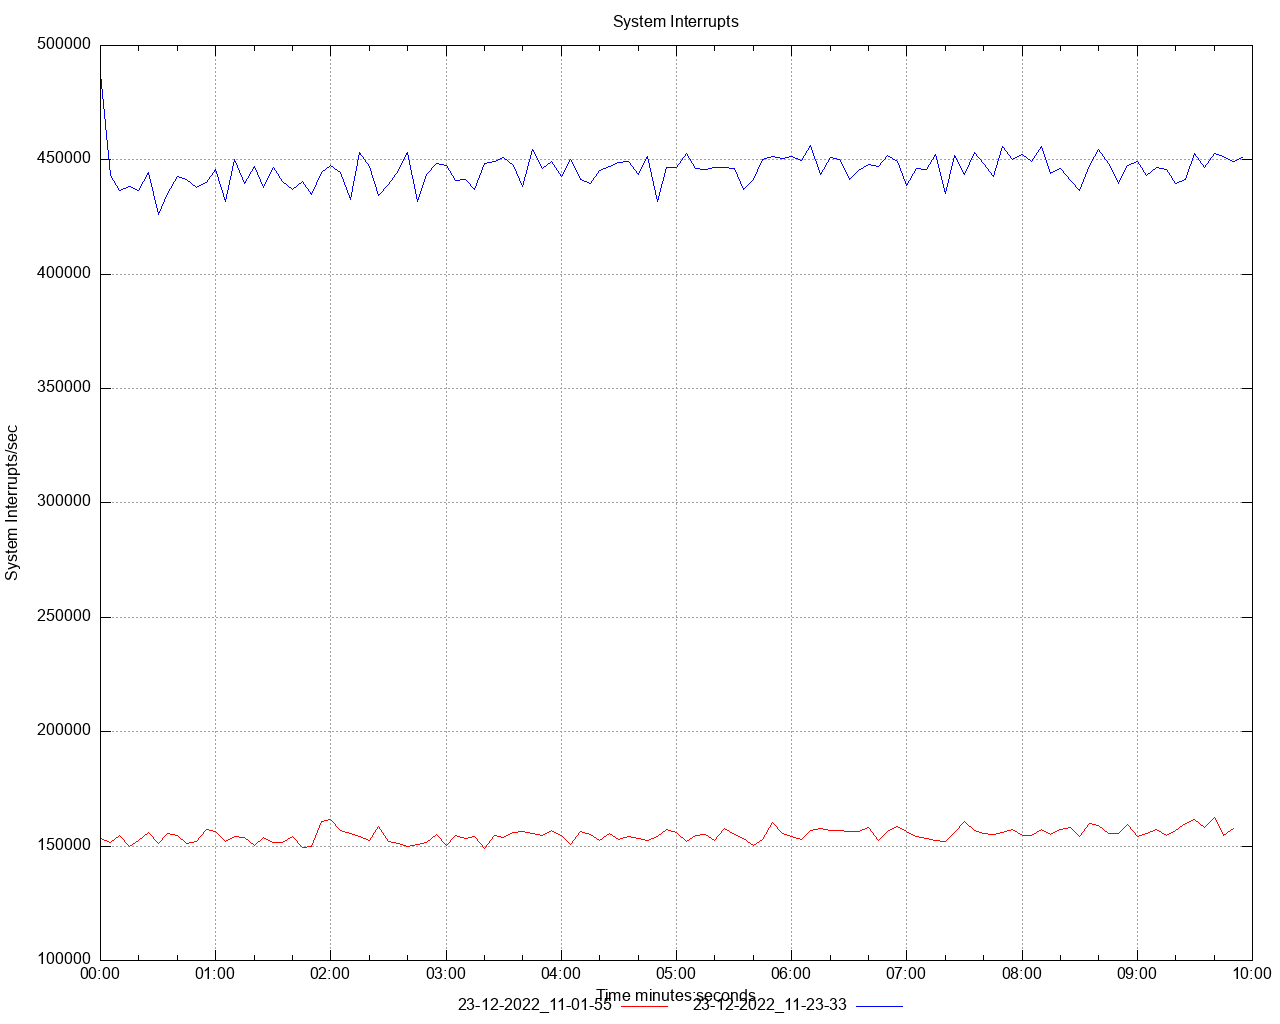

The script that saved this image:
set title 'System Interrupts' noenhanced
set style data lines
set datafile separator ","
set terminal png size 1280,1024
set grid
set key below
set xdata time
set timefmt "%s"
offset = 0
t0(x)=(offset=($0==0) ? x : offset, x - offset)
set xlabel 'Time minutes:seconds'
set ylabel 'System Interrupts/sec'
set output '/Users/ahmet.mircik/Workspace/python/hazelcast-simulator/offload-benchmarks/report/dstat/system_interrupts_A3.png'
plot \
   '/Users/ahmet.mircik/Workspace/python/hazelcast-simulator/offload-benchmarks/report/data/system_interrupts_A3_1.data' using (t0(timecolumn(1))):2 title "23-12-2022_11-01-55" noenhanced lt rgb "red", \
   '/Users/ahmet.mircik/Workspace/python/hazelcast-simulator/offload-benchmarks/report/data/system_interrupts_A3_2.data' using (t0(timecolumn(1))):2 title "23-12-2022_11-23-33" noenhanced lt rgb "blue", \
